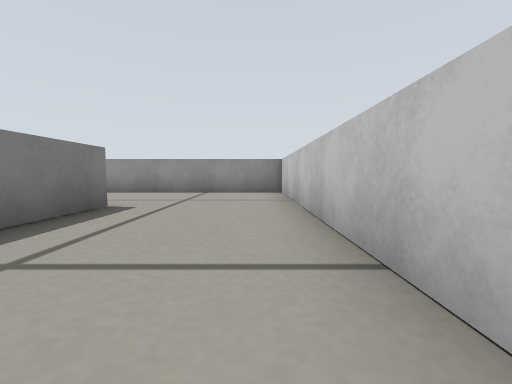
view 1 (above)

17 first-person views from a walk through a world built for the Gazebo simulator. The camera is 0.14 m above the floor, tilts 4° down and sees 90° across. The floor is counted in squares, 0.25 m on a side. Each view is taken from the middle of a square. On the plan, view 1 faces up. The plan holds only what a view shows up to about 9 squares ahead; the rest is blank.

view 2
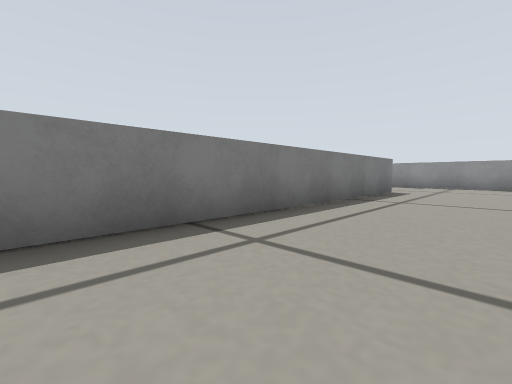

view 3
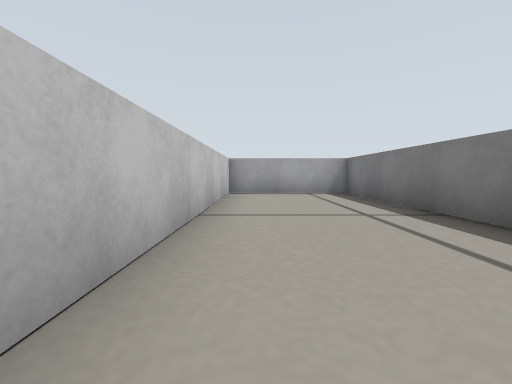

view 4
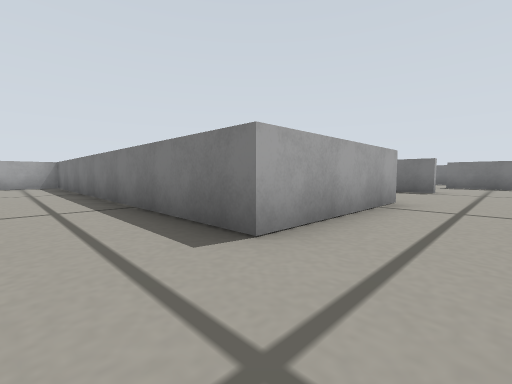

view 5
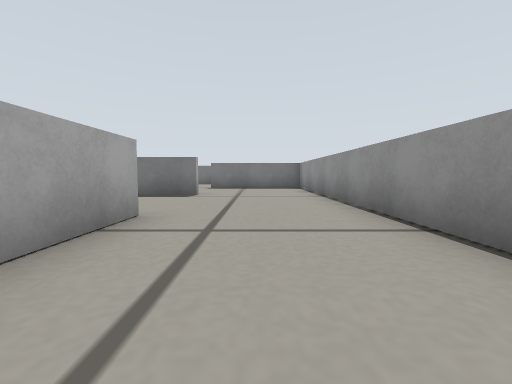

view 6
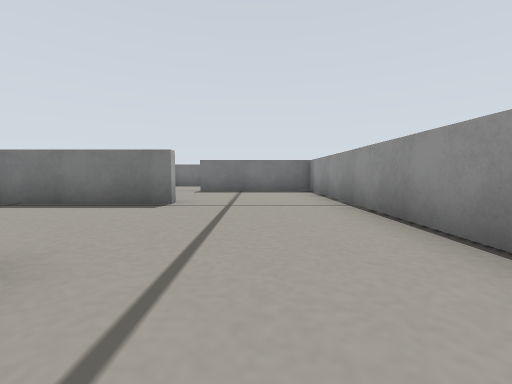

view 7
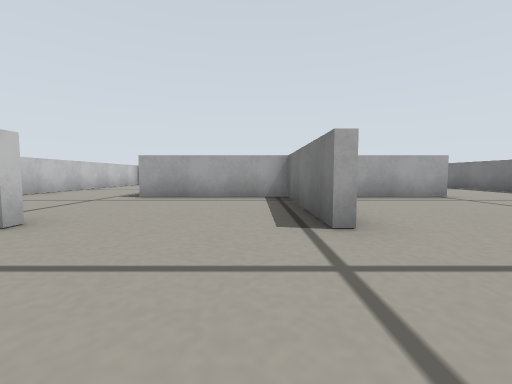

view 8
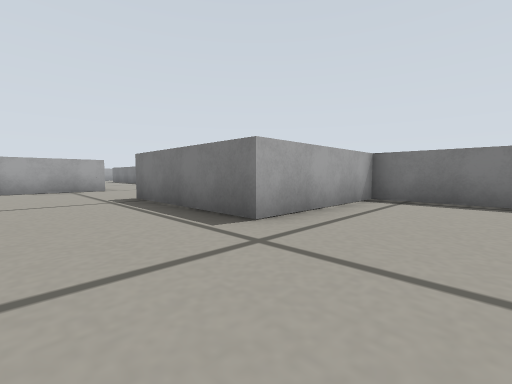

view 9
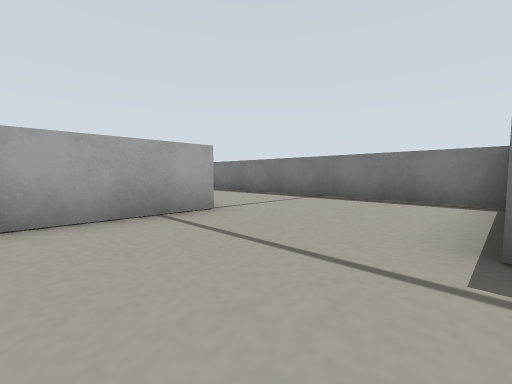

view 10
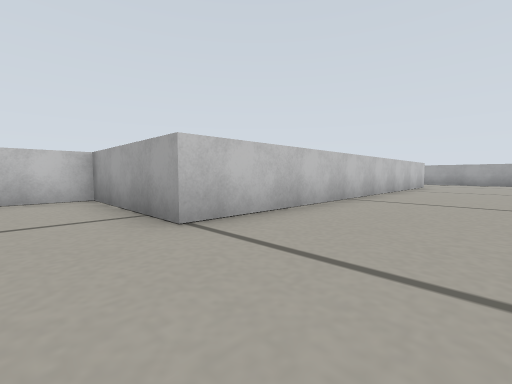

view 11
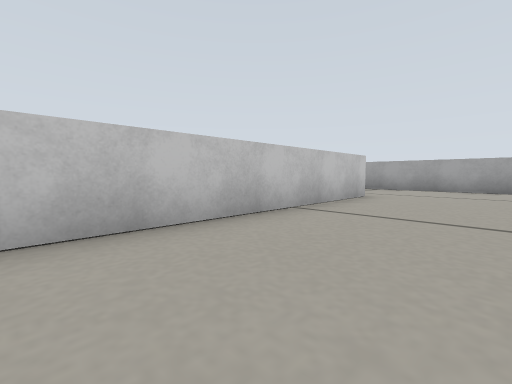

view 12
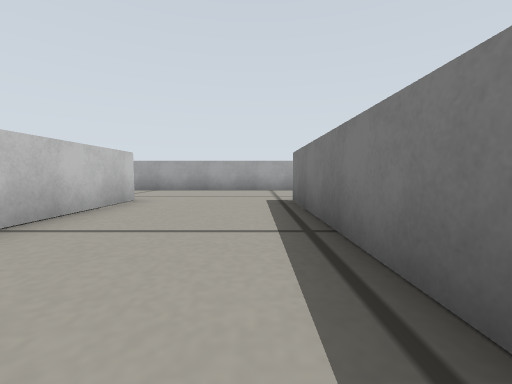

view 13
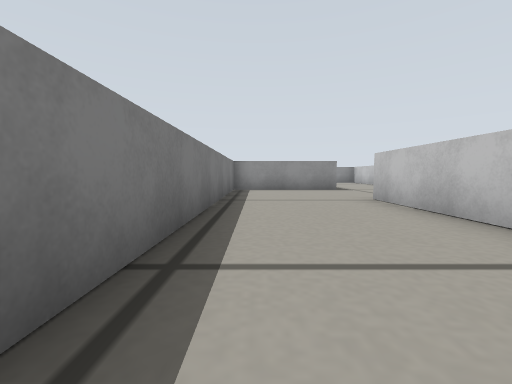

view 14
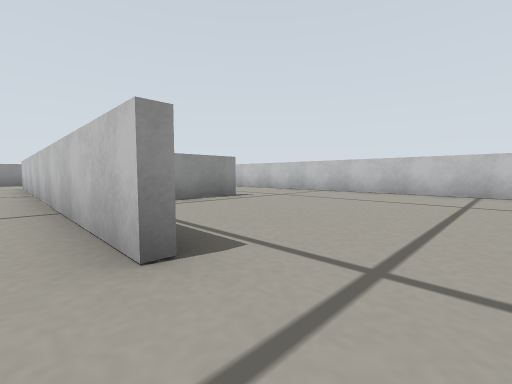

view 15
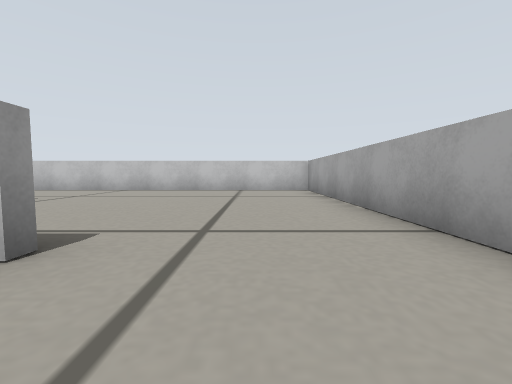

view 16
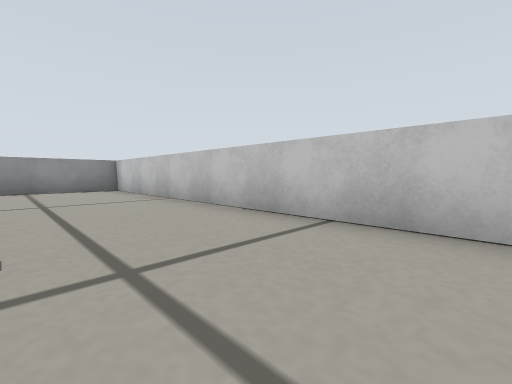

view 17
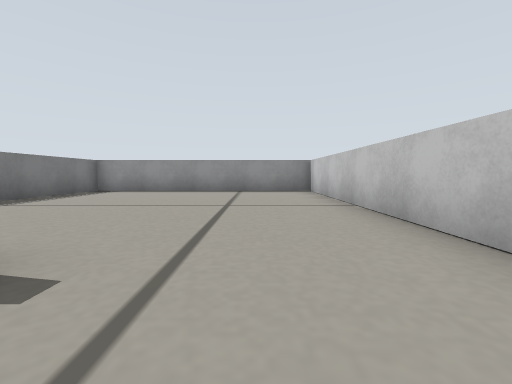

### Floor plan
Ten units are one square. View 1 is at (0, 0); x grows to the right and y downward. Boxes are objects, and circles mark ways between rooms. Rooms are numbered by the first view taken in them; rooms with no view inside come last. Other rooms are left out.
<svg viewBox="-139 -83 152 296">
<path fill="none" stroke="#000" d="M-65 -44 -26 -44 -26 64 8 64 8 -78 -94 -78M-62 -8 -62 30M-28 21 -28 -2M-54 64 -28 64 -28 49M-64 175 -64 64 -54 64M-94 208 -54 208M-62 30 -98 30 -98 175M-25 138 -44 138M-54 208 8 208 8 136M8 136 8 66 -62 66 -62 99M-94 -78 -134 -78 -134 -41M-126 -8 -114 -8M-98 -45 -98 -8 -62 -8"/>
<circle cx="-100" cy="-60" r="3" fill="#2a7"/>
<circle cx="-80" cy="-40" r="3" fill="#2a7"/>
<circle cx="-60" cy="50" r="3" fill="#2a7"/>
<circle cx="-60" cy="-25" r="3" fill="#2a7"/>
<circle cx="-60" cy="190" r="3" fill="#2a7"/>
<circle cx="-10" cy="140" r="3" fill="#2a7"/>
<text x="-20" y="-20">1</text>
<text x="-50" y="10">2</text>
<text x="-80" y="120">3</text>
<text x="-20" y="170">4</text>
<text x="-30" y="100">5</text>
<text x="-110" y="-50">6</text>
<text x="-80" y="-30">7</text>
</svg>
Room 1 opens to room 6. Room 1 opens to room 7. Room 2 opens to room 3. Room 2 opens to room 7. Room 3 opens to room 4. Room 4 opens to room 5.

Where each view was taken, in squares from view 1:
view 1: 0 up, 0 right, facing up
view 2: 4 down, 0 right, facing up-left
view 3: 1 up, 0 right, facing down
view 4: 6 up, 1 left, facing down-left
view 5: 6 up, 3 left, facing left
view 6: 6 up, 5 left, facing left
view 7: 7 up, 9 left, facing down
view 8: 3 up, 4 left, facing down-left
view 9: 3 down, 4 left, facing down-left
view 10: 5 down, 9 left, facing down-right
view 11: 11 down, 9 left, facing down-right
view 12: 12 down, 9 left, facing down
view 13: 12 down, 9 left, facing up
view 14: 19 down, 7 left, facing up-right
view 15: 19 down, 8 left, facing right
view 16: 16 down, 2 left, facing up-right
view 17: 15 down, 1 left, facing up
